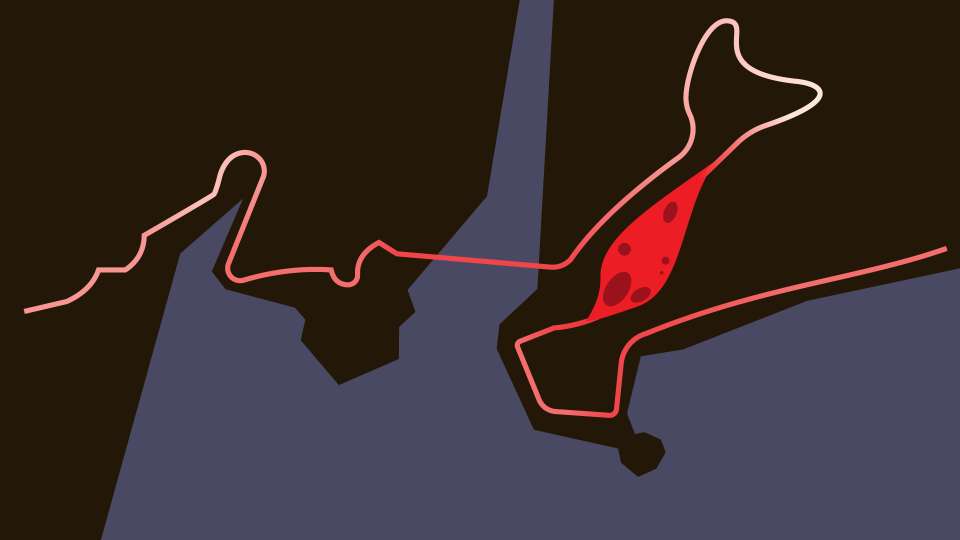
#> input picture docs/circuit_01/heatmap_elevation.png, 1920 x 1080 px, found by its file name (shown at 1/2 size)
$ python relever_trace.py docs/circuit_01/heatmap_elevation.png '>' points.txt
#> lines starting #> are read from the running program, lines starting #| are printed output that depends on the picture; after the words box and inside, x2 and y2 are one past the last pixel; in counts of white or black regions, pixels touching at a corner belong together; long printed decimals are rounded
# Relève le tracé du circuit 1 sur la heatmap d'Eric et écrit les points de
# passage (à recopier dans circuits/circuit_01.gd).
# Usage : python3 outils/relever_trace.py docs/circuit_01/heatmap_elevation.png > points.txt
# Il faut : pip install numpy scipy scikit-image pillow
#
# Étapes : on repère les pixels de la ligne, on la réduit à un trait d'un
# pixel, on la parcourt du départ à l'arrivée, on ajoute à la main la
# traversée du cratère (la ligne y disparaît), on met le tout à l'échelle
# (15 km), puis on lit la hauteur dans la couleur (rouge = sol, blanc =
# montagne), on lisse, on limite les pentes, et on calcule largeur et dévers.
import sys
HEATMAP = sys.argv[1]
import numpy as np, math
from PIL import Image
from skimage.morphology import skeletonize
from skimage.measure import label
from collections import deque
im=np.asarray(Image.open(HEATMAP).convert('RGB')).astype(int)
R,G,B=im[...,0],im[...,1],im[...,2]
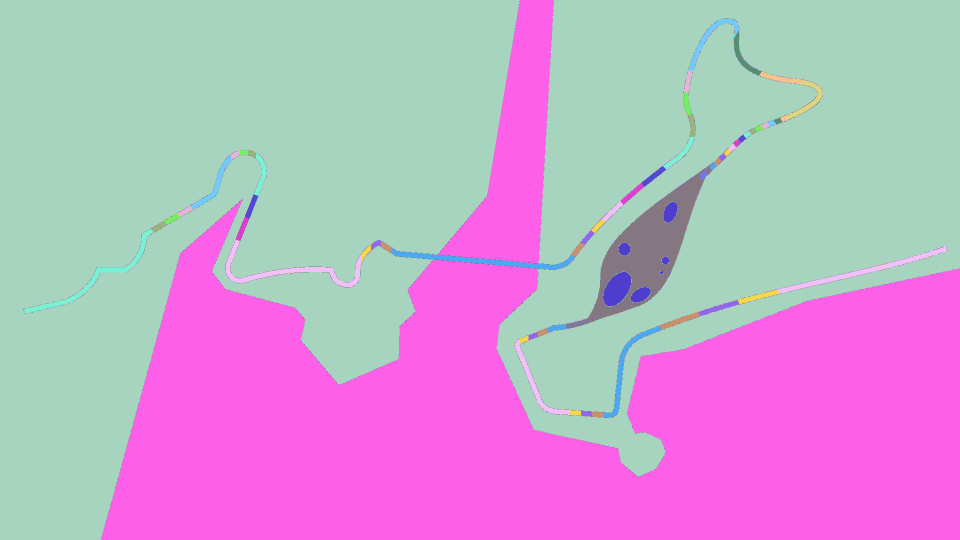
#> R: shape (1080, 1920) int64 (shown at 1/2 size); 167 distinct labels, from 35 to 254; one colour per label, 0 black
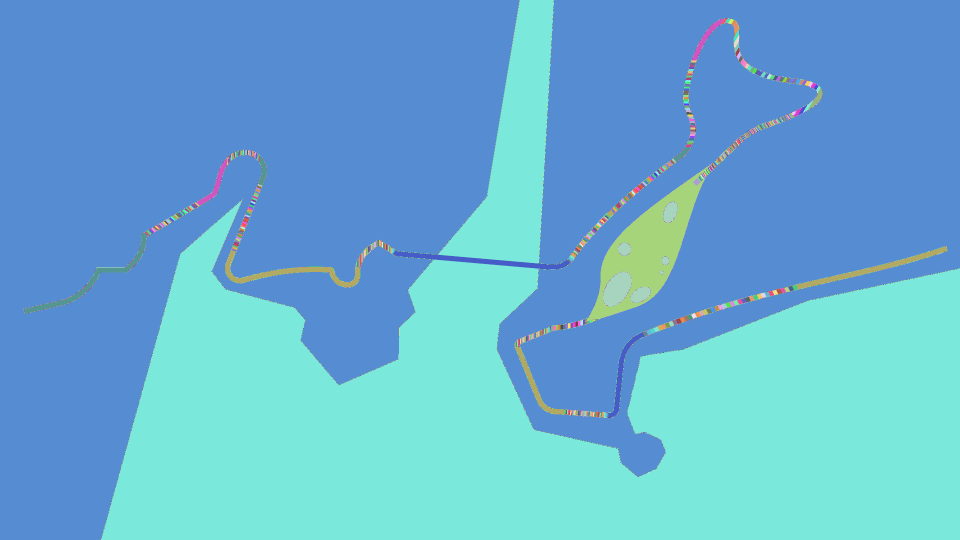
#> G: shape (1080, 1920) int64 (shown at 1/2 size); 214 distinct labels, from 18 to 231; one colour per label, 0 black
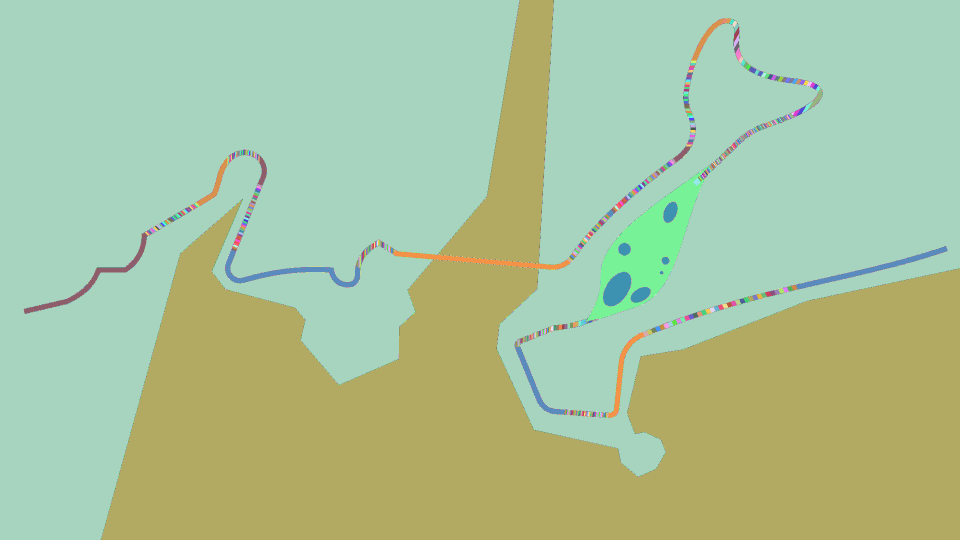
#> B: shape (1080, 1920) int64 (shown at 1/2 size); 213 distinct labels, from 7 to 220; one colour per label, 0 black
m=(R>200)&(G>=45)
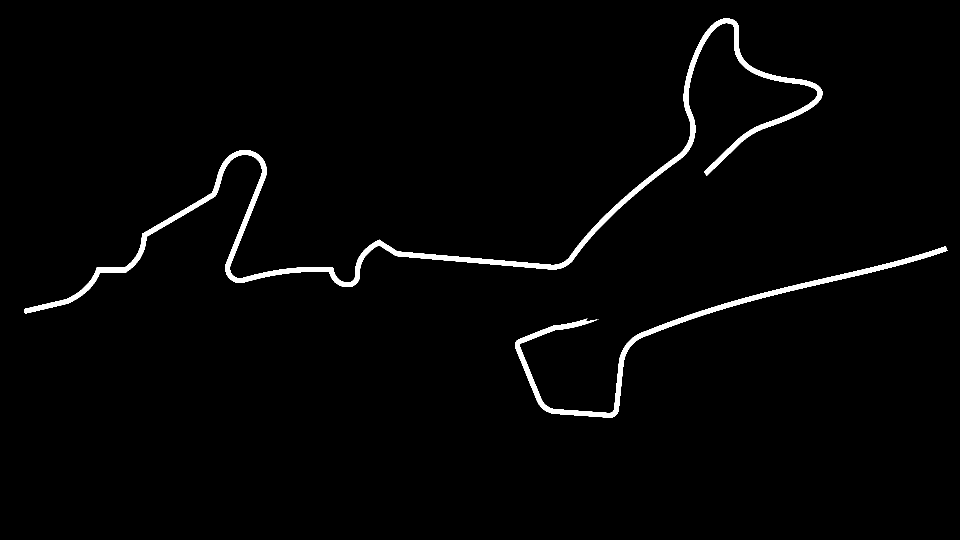
#> m: shape (1080, 1920) bool (shown at 1/2 size); 1.9% white; 3 white regions (1 under 20 px), largest, box (x1, y1, x2, y2) and area: (48, 37, 1645, 627) 27556, (1030, 492, 1895, 835) 12128
sk=skeletonize(m)
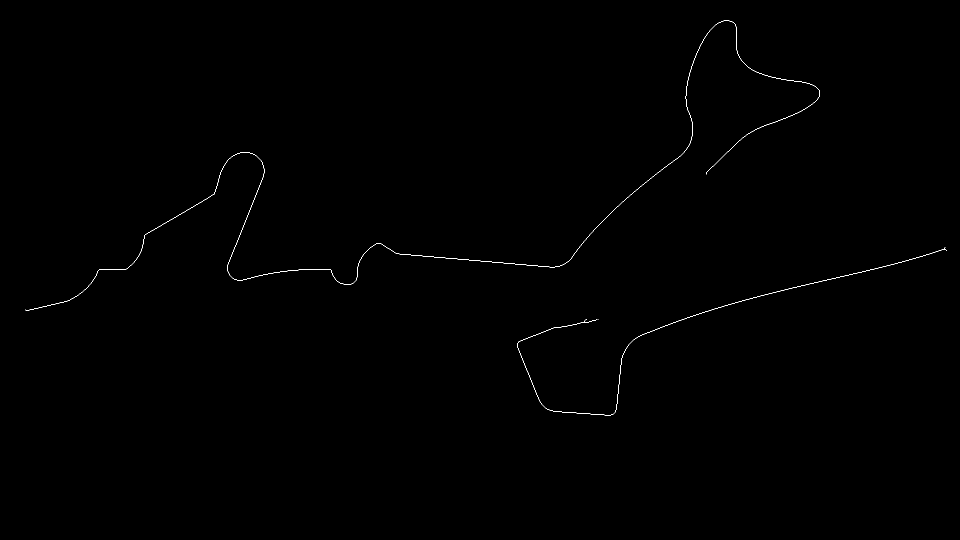
#> sk: shape (1080, 1920) bool (shown at 1/2 size); 0.18% white in thin lines or dots, all inside (x1, y1, x2, y2) = (50, 41, 1894, 831)
lab=label(sk,connectivity=2)
#> lab: shape (1080, 1920) int32; 4 distinct labels, from 0 to 3
H,W=sk.shape
def voisins(p):
    y,x=p
    for dy in (-1,0,1):
        for dx in (-1,0,1):
            if (dy or dx) and 0<=y+dy<H and 0<=x+dx<W and sk[y+dy,x+dx]: yield (y+dy,x+dx)
def bfs(src,comp):
    par={src:None};q=deque([src]);last=src
    while q:
        p=q.popleft();last=p
        for v in voisins(p):
            if v not in par and lab[v]==comp: par[v]=p;q.append(v)
    return par,last
def chemin(start,comp):
    # du pixel le plus proche de start jusqu'au plus lointain
#> called with start = (50, 620), comp = 1
    ys,xs=np.nonzero(lab==comp)
#> ys = 2522 values from 41 to 621; xs = 2522 values, max 1639 at index 406, min 50 at index 2508, mean 907.4
    i=np.argmin((xs-start[0])**2+(ys-start[1])**2)
#> i = 2508
    src=(ys[i],xs[i])
#> src = (619, 50)
    par,far=bfs(src,comp)
#> the loop in bfs, `while q:` made 2522 passes
#> last on passes 1 to 3: (619, 50), (620, 51), (621, 52)
#> after the loop in bfs, `while q:`: par = 2522 items
#> par = 2522 items; far = (348, 1413)
    path=[];p=far
#> after `p = far`: p = (348, 1413)
    while p is not None: path.append(p);p=par[p]
#> this loop made 2522 passes
#> p on passes 1 to 3: (347, 1413), (346, 1413), (345, 1413)
#> after the loop, path = 2522 pairs, first value 41 to 621, second value 50 to 1639
    return path[::-1]
c1=chemin((50,620),1)
#> c1 has the same summary as path in chemin
c2=chemin((1185,640),2)
#> the loop in bfs (call 2), `while q:` made 1212 passes
#> last on passes 1 to 3: (641, 1185), (641, 1184), (641, 1186)
#> the loop in chemin (call 2), `while p is not None: path.append(p);p=par[p]` made 1192 passes
#> p on passes 1 to 3: (500, 1892), (499, 1891), (499, 1890)
#> c2 = 1192 pairs, first value 498 to 830, second value 1035 to 1893
# print(len(c1),c1[0][::-1],c1[-1][::-1],len(c2),c2[0][::-1],c2[-1][::-1])
def xy(path): return [(x,y) for y,x in path]
p1=xy(c1);p2=xy(c2)
#> after `p1 = xy(c1)`: p1 = 2522 pairs, first value 50 to 1639, second value 41 to 621
#> after `p2 = xy(c2)`: p2 = 1192 pairs, first value 1035 to 1893, second value 498 to 830
# traversée du cratère (à la main, le long de son axe)
crat=[(1408,345),(1375,385),(1345,425),(1315,470),(1290,520),(1262,565),(1225,610),(1192,632)]
pts=p1+crat+p2
#> pts = 3722 pairs, first value 50 to 1893, second value 41 to 830
# rééchantillonnage tous les 3 px
def resample(pts,step):
#> called with step = 3
    out=[pts[0]];acc=0.0
#> after `out = [pts[0]]`: out = [(50, 619)]
    for a,b in zip(pts,pts[1:]):
        seg=math.dist(a,b)
        if seg==0: continue
        t=step-acc
        while t<=seg:
            out.append((a[0]+(b[0]-a[0])*t/seg,a[1]+(b[1]-a[1])*t/seg));t+=step
        acc=(acc+seg)%step
#> this loop made 3721 passes
#> (a, b, seg, acc) on passes 1 to 3: ((50, 619), (51, 620), 1.41, 1.41), ((51, 620), (52, 621), 1.41, 2.83), ((52, 621), (53, 621), 1, 0.828)
#> after the loop, acc = 1.71; out = 1554 pairs, first value 50 to 1891.5, second value 41 to 830
    out.append(pts[-1]);return out
pts=resample(pts,3.0)
#> pts = 1555 pairs, first value 50 to 1893, second value 41 to 830
# lissage léger de la position
P=np.array(pts)
#> P has the same summary as pts
for _ in range(4):
    P[1:-1]=0.25*P[:-2]+0.5*P[1:-1]+0.25*P[2:]
#> after the loop, P = 1555 pairs, first value 50 to 1893, second value 41.2 to 829.8
L=np.sum(np.linalg.norm(np.diff(P,axis=0),axis=1))
#> L = 4415.8
# print('longueur px',L)


R,G=im[...,0],im[...,1]
ligne=(R>200)&(G>=45)
ys,xs=np.nonzero(ligne)
ECH=15000.0/np.sum(np.linalg.norm(np.diff(P,axis=0),axis=1))
#> ECH = 3.4
print('# echelle', ECH)
#| # echelle 3.397
# distance cumulée (m)
seg=np.linalg.norm(np.diff(P,axis=0),axis=1)*ECH
#> seg = 1554 values, max 10.19 at index 1081, min 6.44 at index 982, mean 9.65
D=np.concatenate([[0],np.cumsum(seg)])
#> D = 1555 values from 0 to 15000
def idx(px,py): return int(np.argmin((P[:,0]-px)**2+(P[:,1]-py)**2))
# hauteur d'après la couleur de la ligne (rouge = sol, blanc = montagne)
H_SOL,H_MONT=12.0,170.0
t=np.zeros(len(P));ok=np.zeros(len(P),bool)
#> after `t = np.zeros(len(P))`: t = 1555 values from 0 to 0
for i,(x,y) in enumerate(P):
    xi,yi=int(round(x)),int(round(y))
    win=ligne[yi-3:yi+4,xi-3:xi+4]
    if win.sum()>0:
        g=G[yi-3:yi+4,xi-3:xi+4][win]
        t[i]=np.clip((g.max()-69)/162.0,0,1);ok[i]=True
#> this loop made 1555 passes
#> (x, y, xi, yi) on passes 1 to 3: (50, 619, 50, 619), (52.45, 619.7, 52, 620), (55.01, 619.9, 55, 620)
i_c0,i_c1=idx(1408,345),idx(1192,632)
ok[i_c0+1:i_c1]=False
t=np.interp(D,D[ok],t[ok])
h=H_SOL+t*(H_MONT-H_SOL)
# le pont : bosse au-dessus de l'eau
ib0,ib1=idx(845,512),idx(1100,535)
mid=(D[ib0]+D[ib1])/2;half=(D[ib1]-D[ib0])/2
for i in range(ib0,ib1+1):
    u=(D[i]-mid)/half
    h[i]+=26*(1-u*u)
# lissage (fenêtre ~150 m) puis pente max
def lisse(v,w):
#> called with v = array of shape (1555,), w = 120
    out=v.copy()
    for i in range(len(v)):
        m=(np.abs(D-D[i])<w);out[i]=v[m].mean()
    return out
h=lisse(h,120)
PMAX=0.12
dD=np.diff(D)
for _ in range(3000):
    dh=np.diff(h);lim=PMAX*dD
    exc=np.sign(dh)*np.maximum(np.abs(dh)-lim,0)/2
    h[1:]-=exc;h[:-1]+=exc
h=lisse(h,40)

# largeurs par zones
zones=[((50,620),26),((250,520),24),((290,468),18),((505,410),18),((470,520),22),((560,545),20),((790,505),22),
 ((845,512),20),((1100,535),20),((1150,510),24),((1380,250),20),((1640,185),20),((1480,275),26),((1408,345),40),
 ((1345,425),110),((1300,500),150),((1255,570),110),((1195,630),30),((1110,655),22),((1040,690),20),((1220,830),20),((1290,668),28),((1600,580),34),((1893,500),38)]
zi=[idx(*p) for p,_ in zones];zw=[w for _,w in zones]
order=np.argsort(zi);zi=np.array(zi)[order];zw=np.array(zw)[order]
larg=np.interp(np.arange(len(P)),zi,zw)
# dévers selon la courbure
W=np.column_stack([P[:,0],P[:,1]])*ECH
dev=np.zeros(len(P))
for i in range(4,len(P)-4):
    a=W[i]-W[i-4];b=W[i+4]-W[i]
    ha=math.atan2(a[1],a[0]);hb=math.atan2(b[1],b[0])
    dth=(hb-ha+math.pi)%(2*math.pi)-math.pi
    ds=(np.linalg.norm(a)+np.linalg.norm(b))/2
    k=dth/ds  # >0 : virage à droite (x vers la droite, z vers le bas)
    r=1/max(abs(k),1e-6)
    dev[i]=math.copysign(min(12.0,900.0/r),k) if r<500 else 0
dev=lisse(dev,40)
# décimation : un point tous les ~45 m, plus serré dans les virages
garde=[0];last=0
for i in range(1,len(P)-1):
    if D[i]-D[last]>=45 or (abs(dev[i])>6 and D[i]-D[last]>=25):
        garde.append(i);last=i
garde.append(len(P)-1)
print('# points', len(garde), 'longueur', D[-1])
#| # points 332 longueur 15000.000
lm={'tunnel_debut':idx(290,468),'tunnel_fin':idx(505,410),'pont_debut':ib0,'pont_fin':ib1,'cratere_debut':i_c0,'cratere_fin':i_c1,'ville1':idx(560,545),'ville2':idx(1110,655),'finale':idx(1290,668)}
for k, v in lm.items(): print('#', k, int(D[v]), 'm')
#> this loop made 9 passes
#> (k, v) on passes 1 to 8: ('tunnel_debut', 110), ('tunnel_fin', 254), ('pont_debut', 470), ('pont_fin', 558), ('cratere_debut', 984), ('cratere_fin', 1106), ('ville1', 346), ('ville2', 1137)
#> (printed output is left out)

for i in garde:
    print("\t[%.1f, %.1f, %.0f, %.0f, %.0f],  # %d m" % (P[i,0], P[i,1], h[i], dev[i], larg[i], D[i]))
#> this loop made 332 passes
#> i on passes 2 to 4: 5, 10, 15
#> (printed output is left out)

$ run again, with docs/circuit_01/capture_canyon.png copied over docs/circuit_01/heatmap_elevation.png
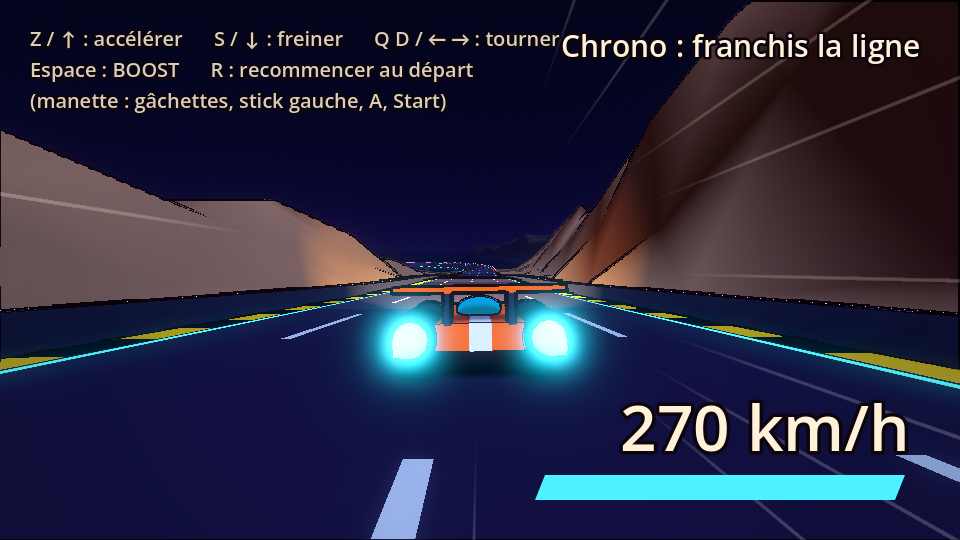
#> input picture docs/circuit_01/capture_canyon.png, 960 x 540 px, found by its file name
#> `m=(R>200)&(G>=45)`:
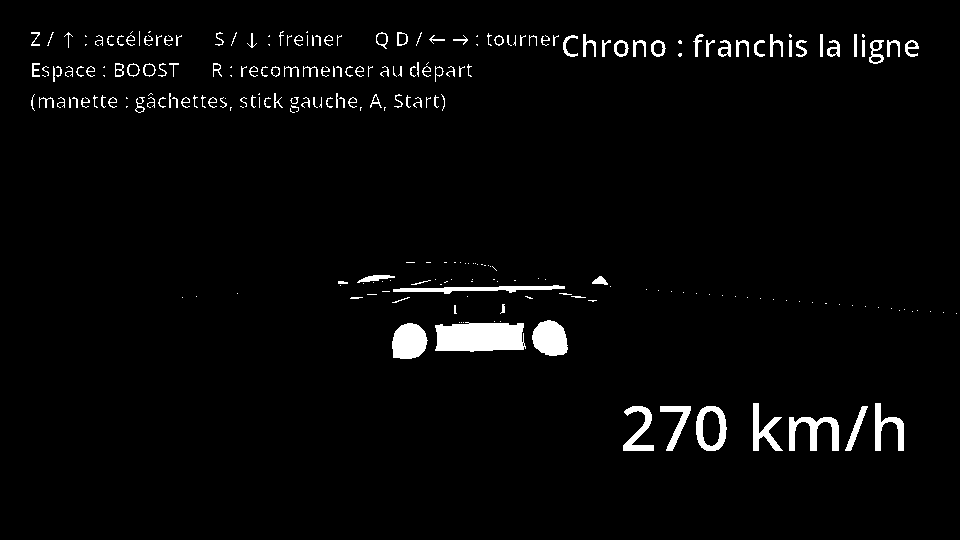
#> m: shape (540, 960) bool; 2.9% white; 254 white regions (117 under 20 px), largest, box (x1, y1, x2, y2) and area: (435, 322, 526, 352) 2350, (392, 323, 428, 359) 1028, (532, 320, 568, 356) 996
#> sk: shape (540, 960) bool; 0.82% white in thin lines or dots, all inside (x1, y1, x2, y2) = (31, 31, 957, 451)
#> `lab=label(sk,connectivity=2)`:
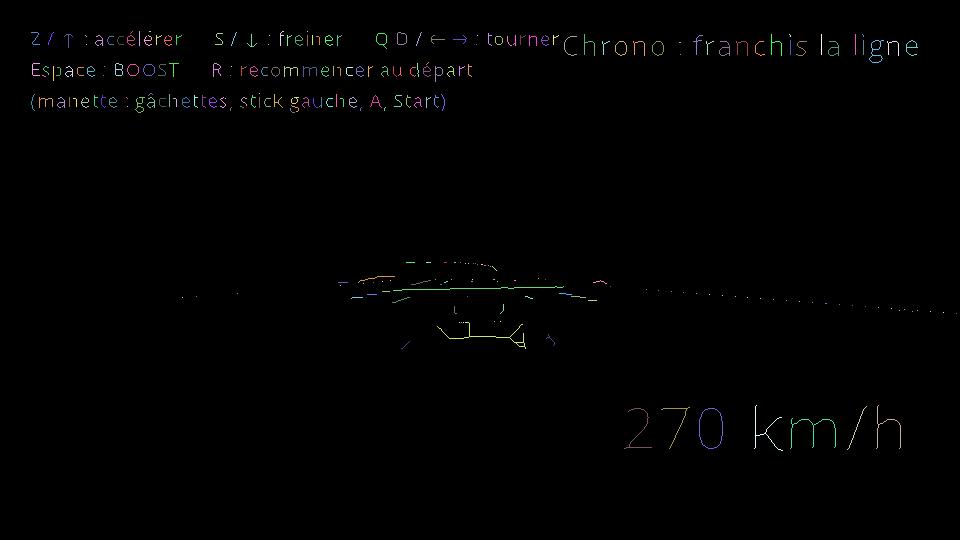
#> lab: shape (540, 960) int32; 255 distinct labels, from 0 to 254; one colour per label, 0 black
#> in chemin, `ys,xs=np.nonzero(lab==comp)`: ys = [31, 32, 33]; xs = [132, 131, 130]
#> in chemin, `i=np.argmin((xs-start[0])**2+(ys-start[1])**2)`: i = 2
#> src = (33, 130)
#> the loop in bfs, `while q:` made 3 passes
#> last on passes 1 to 3: (33, 130), (32, 131), (31, 132)
#> after the loop in bfs, `while q:`: par = 3 items
#> in chemin, `par,far=bfs(src,comp)`: far = (31, 132)
#> the loop in chemin, `while p is not None: path.append(p);p=par[p]` made 3 passes
#> after the loop in chemin, `while p is not None: path.append(p);p=par[p]`: path = [(31, 132), (32, 131), (33, 130)]
#> c1 = [(33, 130), (32, 131), (31, 132)]
#> the loop in bfs (call 2), `while q:` made 15 passes
#> last on passes 1 to 8: (45, 139), (44, 139), (43, 139), (42, 139), (41, 139), (40, 139), (39, 139), (38, 139)
#> the loop in chemin (call 2), `while p is not None: path.append(p);p=par[p]` made 15 passes
#> p on passes 1 to 8: (32, 139), (33, 139), (34, 139), (35, 139), (36, 139), (37, 139), (38, 139), (39, 139)
#> c2 = [(45, 139), (44, 139), (43, 139), (42, 139), (41, 139), (40, 139), (39, 139), (38, 139), (37, 139), (36, 139), (35, 139), (34, 139), (33, 139), (32, 139), (31, 139)]
#> p1 = [(130, 33), (131, 32), (132, 31)]
#> p2 = [(139, 45), (139, 44), (139, 43), (139, 42), (139, 41), (139, 40), (139, 39), (139, 38), (139, 37), (139, 36), (139, 35), (139, 34), (139, 33), (139, 32), (139, 31)]
#> `pts=p1+crat+p2`: pts = 26 pairs, first value 130 to 1408, second value 31 to 632
#> in resample, `out = [pts[0]]`: out = [(130, 33)]
#> the loop in resample, `for a,b in zip(pts,pts[1:]):` made 25 passes
#> (a, b, seg, acc) on passes 1 to 8: ((130, 33), (131, 32), 1.41, 1.41), ((131, 32), (132, 31), 1.41, 2.83), ((132, 31), (1408, 345), 1314.1, 2.9), ((1408, 345), (1375, 385), 51.86, 0.751), ((1375, 385), (1345, 425), 50, 2.75), ((1345, 425), (1315, 470), 54.08, 2.83), ((1315, 470), (1290, 520), 55.9, 1.74), ((1290, 520), (1262, 565), 53, 0.736)
#> after the loop in resample, `for a,b in zip(pts,pts[1:]):`: acc = 1.22; out = 967 pairs, first value 130 to 1407.9, second value 31.04 to 631.8
#> `pts=resample(pts,3.0)`: pts = 968 pairs, first value 130 to 1407.9, second value 31 to 631.8
#> `P=np.array(pts)`: P has the same summary as pts
#> after the loop `for _ in range(4):`: P = 968 pairs, first value 130 to 1405.4, second value 31 to 630.3
#> L = 2891.3
#> `ys,xs=np.nonzero(ligne)`: ys = 15240 values from 31 to 450; xs = 15240 values, max 956 at index 6905, min 31 at index 7, mean 537.6
#> ECH = 5.19
#| # echelle 5.188
#> `seg=np.linalg.norm(np.diff(P,axis=0),axis=1)*ECH`: seg = 967 values, max 15.56 at index 464, min 8.93 at index 438, mean 15.51
#> D = 968 values from 0 to 15000
#> `t = np.zeros(len(P))`: t = 968 values from 0 to 0
#> the loop `for i,(x,y) in enumerate(P):` made 968 passes
#> (x, y, xi, yi, g) on passes 1 to 6: (130, 33, 130, 33, [207, 207, 199, 198, 197, 207, 204, 206, 207]), (132.5, 32.4, 133, 32, [207, 207, 199, 198, 197]), (135.2, 32.24, 135, 32, [207]), (138, 32.58, 138, 33, [207, 207, 207, 207, 207, 207]), (140.9, 33.2, 141, 33, [207, 207, 207, 207, 207, 207]), (143.8, 33.91, 144, 34, [194, 207, 207])
#> after the loop `for i,(x,y) in enumerate(P):`: t = 968 values, max 1 at index 688, min 0 at index 18, mean 0.097
#> i_c0 = 439; i_c1 = 560
#> `t=np.interp(D,D[ok],t[ok])`: t = 968 values, max 1 at index 688, min 0.296 at index 799, mean 0.861
#> `h=H_SOL+t*(H_MONT-H_SOL)`: h = 968 values, max 170 at index 688, min 58.81 at index 799, mean 148.1
#> ib0 = 680; ib1 = 602
#> mid = 9942.4
#> half = -607
#> in lisse, `out=v.copy()`: out has the same summary as h outside lisse
#> after the loop in lisse, `for i in range(len(v)):`: out = 968 values, max 170 at index 695, min 64.02 at index 806, mean 148.1
#> `h=lisse(h,120)`: h has the same summary as out in lisse
#> dD = 967 values, max 15.56 at index 537, min 8.93 at index 438, mean 15.51
#> after the loop `for _ in range(3000):`: h = 968 values, max 170 at index 695, min 69.07 at index 812, mean 148.1
#> `h=lisse(h,40)`: h = 968 values, max 170 at index 697, min 69.98 at index 813, mean 148.1
#> `zi = [idx(*p) for p, _ in zones]`: zi = [894, 852, 849, 796, 788, 758, 698, 680, 602, 592, 422, 439, 438, 439, 473, 502, 530, 559, 580, 595, 560, 546, 463, 440]
#> order = 24 values, max 23 at index 4, min 0 at index 23, mean 11.5
#> `zi = np.array(zi)[order]`: zi = 24 values from 422 to 894
#> zw = 24 values, max 150 at index 7, min 18 at index 20, mean 36.75
#> larg = 968 values, max 150 at index 502, min 18 at index 796, mean 29.15
#> `W=np.column_stack([P[:,0],P[:,1]])*ECH`: W = 968 pairs, first value 674.4 to 7290.9, second value 160.8 to 3269.7
#> dev = 968 values from 0 to 0
#> the loop `for i in range(4,len(P)-4):` made 960 passes
#> (b, ha, hb, dth, ds, k, r) on passes 6 to 8: ([60.45, 14.88], 0.241, 0.241, -4.44e-16, 62.25, -7.13e-18, 1000000), ([60.45, 14.88], 0.241, 0.241, 4.44e-16, 62.25, 7.13e-18, 1000000), ([60.45, 14.88], 0.241, 0.241, -4.44e-16, 62.25, -7.13e-18, 1000000)
#| # points 325 longueur 15000.000
#> the loop `for k, v in lm.items(): print('#', k, int(D[v]), 'm')` made 9 passes
#> (k, v) on passes 1 to 8: ('tunnel_debut', 849), ('tunnel_fin', 796), ('pont_debut', 680), ('pont_fin', 602), ('cratere_debut', 439), ('cratere_fin', 560), ('ville1', 758), ('ville2', 580)
#> (printed output is left out)
#> the loop `for i in garde:` made 325 passes
#> i on passes 2 to 4: 4, 7, 10
#> (printed output is left out)
